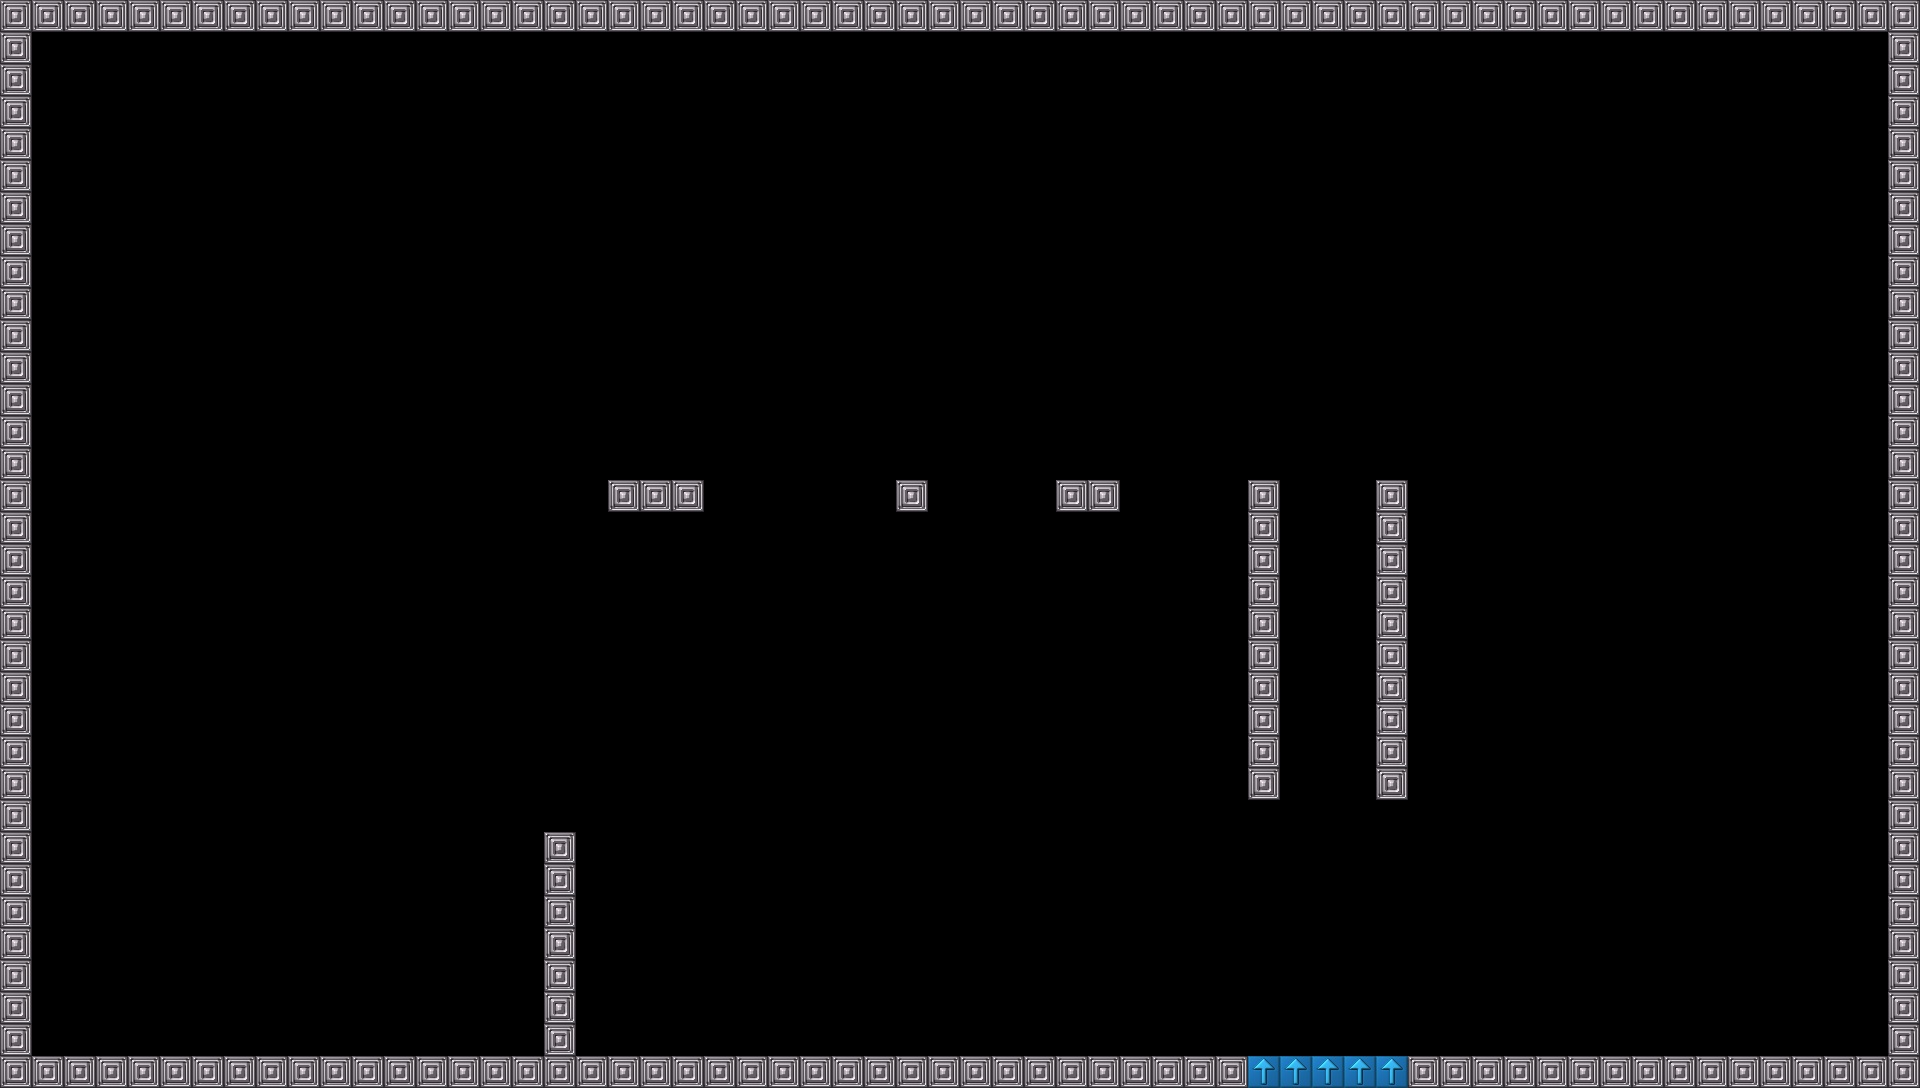

The image is a tile-based game level rendered from a .tmx file. Its description and complete source (layers, tilesets, objects, tile grids) follow:
An orthogonal 60x34 tile map with 32x32 px tiles, 1 tile layer (Tile Layer 1), 2 tilesets and 13 objects (12x Block, Player).

<map version="1.0" orientation="orthogonal" renderorder="right-down" width="60" height="34" tilewidth="32" tileheight="32" nextobjectid="21">
 <tileset firstgid="1" name="4x4 Extras Sheet" tilewidth="32" tileheight="32" spacing="10" tilecount="16" columns="4">
  <image source="../tilesets/4x4 Extras Sheet.png" width="158" height="158" />
 </tileset>
 <tileset firstgid="17" name="4x4 Main Sheet" tilewidth="32" tileheight="32" spacing="10" tilecount="16" columns="4">
  <image source="../tilesets/4x4 Main Sheet.png" width="158" height="158" />
 </tileset>
 <layer name="Tile Layer 1" width="60" height="34">
  <data encoding="csv">
3,3,3,3,3,3,3,3,3,3,3,3,3,3,3,3,3,3,3,3,3,3,3,3,3,3,3,3,3,3,3,3,3,3,3,3,3,3,3,3,3,3,3,3,3,3,3,3,3,3,3,3,3,3,3,3,3,3,3,3,
3,0,0,0,0,0,0,0,0,0,0,0,0,0,0,0,0,0,0,0,0,0,0,0,0,0,0,0,0,0,0,0,0,0,0,0,0,0,0,0,0,0,0,0,0,0,0,0,0,0,0,0,0,0,0,0,0,0,0,3,
3,0,0,0,0,0,0,0,0,0,0,0,0,0,0,0,0,0,0,0,0,0,0,0,0,0,0,0,0,0,0,0,0,0,0,0,0,0,0,0,0,0,0,0,0,0,0,0,0,0,0,0,0,0,0,0,0,0,0,3,
3,0,0,0,0,0,0,0,0,0,0,0,0,0,0,0,0,0,0,0,0,0,0,0,0,0,0,0,0,0,0,0,0,0,0,0,0,0,0,0,0,0,0,0,0,0,0,0,0,0,0,0,0,0,0,0,0,0,0,3,
3,0,0,0,0,0,0,0,0,0,0,0,0,0,0,0,0,0,0,0,0,0,0,0,0,0,0,0,0,0,0,0,0,0,0,0,0,0,0,0,0,0,0,0,0,0,0,0,0,0,0,0,0,0,0,0,0,0,0,3,
3,0,0,0,0,0,0,0,0,0,0,0,0,0,0,0,0,0,0,0,0,0,0,0,0,0,0,0,0,0,0,0,0,0,0,0,0,0,0,0,0,0,0,0,0,0,0,0,0,0,0,0,0,0,0,0,0,0,0,3,
3,0,0,0,0,0,0,0,0,0,0,0,0,0,0,0,0,0,0,0,0,0,0,0,0,0,0,0,0,0,0,0,0,0,0,0,0,0,0,0,0,0,0,0,0,0,0,0,0,0,0,0,0,0,0,0,0,0,0,3,
3,0,0,0,0,0,0,0,0,0,0,0,0,0,0,0,0,0,0,0,0,0,0,0,0,0,0,0,0,0,0,0,0,0,0,0,0,0,0,0,0,0,0,0,0,0,0,0,0,0,0,0,0,0,0,0,0,0,0,3,
3,0,0,0,0,0,0,0,0,0,0,0,0,0,0,0,0,0,0,0,0,0,0,0,0,0,0,0,0,0,0,0,0,0,0,0,0,0,0,0,0,0,0,0,0,0,0,0,0,0,0,0,0,0,0,0,0,0,0,3,
3,0,0,0,0,0,0,0,0,0,0,0,0,0,0,0,0,0,0,0,0,0,0,0,0,0,0,0,0,0,0,0,0,0,0,0,0,0,0,0,0,0,0,0,0,0,0,0,0,0,0,0,0,0,0,0,0,0,0,3,
3,0,0,0,0,0,0,0,0,0,0,0,0,0,0,0,0,0,0,0,0,0,0,0,0,0,0,0,0,0,0,0,0,0,0,0,0,0,0,0,0,0,0,0,0,0,0,0,0,0,0,0,0,0,0,0,0,0,0,3,
3,0,0,0,0,0,0,0,0,0,0,0,0,0,0,0,0,0,0,0,0,0,0,0,0,0,0,0,0,0,0,0,0,0,0,0,0,0,0,0,0,0,0,0,0,0,0,0,0,0,0,0,0,0,0,0,0,0,0,3,
3,0,0,0,0,0,0,0,0,0,0,0,0,0,0,0,0,0,0,0,0,0,0,0,0,0,0,0,0,0,0,0,0,0,0,0,0,0,0,0,0,0,0,0,0,0,0,0,0,0,0,0,0,0,0,0,0,0,0,3,
3,0,0,0,0,0,0,0,0,0,0,0,0,0,0,0,0,0,0,0,0,0,0,0,0,0,0,0,0,0,0,0,0,0,0,0,0,0,0,0,0,0,0,0,0,0,0,0,0,0,0,0,0,0,0,0,0,0,0,3,
3,0,0,0,0,0,0,0,0,0,0,0,0,0,0,0,0,0,0,0,0,0,0,0,0,0,0,0,0,0,0,0,0,0,0,0,0,0,0,0,0,0,0,0,0,0,0,0,0,0,0,0,0,0,0,0,0,0,0,3,
3,0,0,0,0,0,0,0,0,0,0,0,0,0,0,0,0,0,0,3,3,3,0,0,0,0,0,0,3,0,0,0,0,3,3,0,0,0,0,3,0,0,0,3,0,0,0,0,0,0,0,0,0,0,0,0,0,0,0,3,
3,0,0,0,0,0,0,0,0,0,0,0,0,0,0,0,0,0,0,0,0,0,0,0,0,0,0,0,0,0,0,0,0,0,0,0,0,0,0,3,0,0,0,3,0,0,0,0,0,0,0,0,0,0,0,0,0,0,0,3,
3,0,0,0,0,0,0,0,0,0,0,0,0,0,0,0,0,0,0,0,0,0,0,0,0,0,0,0,0,0,0,0,0,0,0,0,0,0,0,3,0,0,0,3,0,0,0,0,0,0,0,0,0,0,0,0,0,0,0,3,
3,0,0,0,0,0,0,0,0,0,0,0,0,0,0,0,0,0,0,0,0,0,0,0,0,0,0,0,0,0,0,0,0,0,0,0,0,0,0,3,0,0,0,3,0,0,0,0,0,0,0,0,0,0,0,0,0,0,0,3,
3,0,0,0,0,0,0,0,0,0,0,0,0,0,0,0,0,0,0,0,0,0,0,0,0,0,0,0,0,0,0,0,0,0,0,0,0,0,0,3,0,0,0,3,0,0,0,0,0,0,0,0,0,0,0,0,0,0,0,3,
3,0,0,0,0,0,0,0,0,0,0,0,0,0,0,0,0,0,0,0,0,0,0,0,0,0,0,0,0,0,0,0,0,0,0,0,0,0,0,3,0,0,0,3,0,0,0,0,0,0,0,0,0,0,0,0,0,0,0,3,
3,0,0,0,0,0,0,0,0,0,0,0,0,0,0,0,0,0,0,0,0,0,0,0,0,0,0,0,0,0,0,0,0,0,0,0,0,0,0,3,0,0,0,3,0,0,0,0,0,0,0,0,0,0,0,0,0,0,0,3,
3,0,0,0,0,0,0,0,0,0,0,0,0,0,0,0,0,0,0,0,0,0,0,0,0,0,0,0,0,0,0,0,0,0,0,0,0,0,0,3,0,0,0,3,0,0,0,0,0,0,0,0,0,0,0,0,0,0,0,3,
3,0,0,0,0,0,0,0,0,0,0,0,0,0,0,0,0,0,0,0,0,0,0,0,0,0,0,0,0,0,0,0,0,0,0,0,0,0,0,3,0,0,0,3,0,0,0,0,0,0,0,0,0,0,0,0,0,0,0,3,
3,0,0,0,0,0,0,0,0,0,0,0,0,0,0,0,0,0,0,0,0,0,0,0,0,0,0,0,0,0,0,0,0,0,0,0,0,0,0,3,0,0,0,3,0,0,0,0,0,0,0,0,0,0,0,0,0,0,0,3,
3,0,0,0,0,0,0,0,0,0,0,0,0,0,0,0,0,0,0,0,0,0,0,0,0,0,0,0,0,0,0,0,0,0,0,0,0,0,0,0,0,0,0,0,0,0,0,0,0,0,0,0,0,0,0,0,0,0,0,3,
3,0,0,0,0,0,0,0,0,0,0,0,0,0,0,0,0,17,0,0,0,0,0,0,0,0,0,0,0,0,0,0,0,0,0,0,0,0,0,0,0,0,0,0,0,0,0,0,0,0,0,0,0,0,0,0,0,0,0,3,
3,0,0,0,0,0,0,0,0,0,0,0,0,0,0,0,0,17,0,0,0,0,0,0,0,0,0,0,0,0,0,0,0,0,0,0,0,0,0,0,0,0,0,0,0,0,0,0,0,0,0,0,0,0,0,0,0,0,0,3,
3,0,0,0,0,0,0,0,0,0,0,0,0,0,0,0,0,17,0,0,0,0,0,0,0,0,0,0,0,0,0,0,0,0,0,0,0,0,0,0,0,0,0,0,0,0,0,0,0,0,0,0,0,0,0,0,0,0,0,3,
3,0,0,0,0,0,0,0,0,0,0,0,0,0,0,0,0,17,0,0,0,0,0,0,0,0,0,0,0,0,0,0,0,0,0,0,0,0,0,0,0,0,0,0,0,0,0,0,0,0,0,0,0,0,0,0,0,0,0,3,
3,0,0,0,0,0,0,0,0,0,0,0,0,0,0,0,0,17,0,0,0,0,0,0,0,0,0,0,0,0,0,0,0,0,0,0,0,0,0,0,0,0,0,0,0,0,0,0,0,0,0,0,0,0,0,0,0,0,0,3,
3,0,0,0,0,0,0,0,0,0,0,0,0,0,0,0,0,17,0,0,0,0,0,0,0,0,0,0,0,0,0,0,0,0,0,0,0,0,0,0,0,0,0,0,0,0,0,0,0,0,0,0,0,0,0,0,0,0,0,3,
3,0,0,0,0,0,0,0,0,0,0,0,0,0,0,0,0,17,0,0,0,0,0,0,0,0,0,0,0,0,0,0,0,0,0,0,0,0,0,0,0,0,0,0,0,0,0,0,0,0,0,0,0,0,0,0,0,0,0,3,
3,3,3,3,3,3,3,3,3,3,3,3,3,3,3,3,3,3,3,3,3,3,3,3,3,3,3,3,3,3,3,3,3,3,3,3,3,3,3,21,21,21,21,21,3,3,3,3,3,3,3,3,3,3,3,3,3,3,3,3
</data>
 </layer>
 <objectgroup name="Object Layer 1">
  <object id="1" name="wall" type="Block" x="0" y="0" width="1920" height="32" />
  <object id="2" name="wall" type="Block" x="0" y="1056" width="1248" height="32" />
  <object id="3" name="wall" type="Block" x="0" y="32" width="32" height="1024" />
  <object id="4" name="wall" type="Block" x="1888" y="32" width="32" height="1024" />
  <object id="11" name="starting_position" type="Player" x="64" y="864" width="32" height="64" />
  <object id="13" name="wall" type="Block" x="1408" y="1056" width="512" height="32" />
  <object id="14" name="bounce" type="Block" x="1248" y="1056" width="160" height="32">
   <properties>
    <property name="Direction" value="up" />
   </properties>
  </object>
  <object id="15" name="wall" type="Block" x="1248" y="480" width="32" height="320" />
  <object id="16" name="wall" type="Block" x="1376" y="480" width="32" height="320" />
  <object id="17" name="wall" type="Block" x="608" y="480" width="96" height="32" />
  <object id="18" name="wall" type="Block" x="896" y="480" width="32" height="32" />
  <object id="19" name="wall" type="Block" x="1056" y="480" width="64" height="32" />
  <object id="20" name="wall" type="Block" x="544" y="832" width="32" height="224" />
 </objectgroup>
</map>
